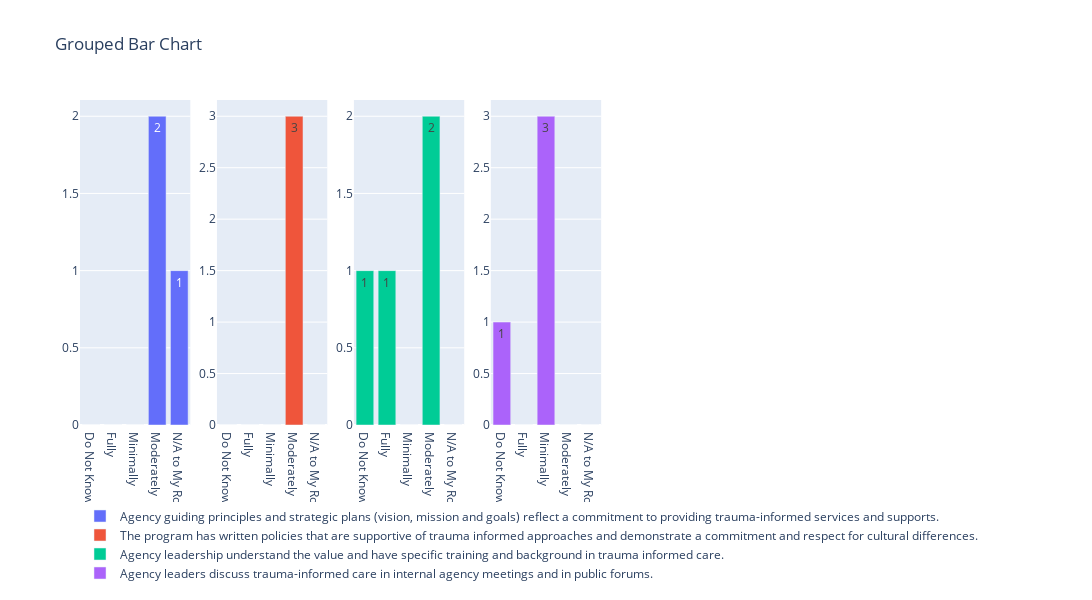

Source (notebook cell):
### Code cell
questions = question_df["Questions"]
categories = question_df.columns[1:-1]
fig = go.Figure()
fig = make_subplots(rows=1, cols=len(df))

# Adding traces for each question
for i, question in enumerate(question_df['Questions']):
    values = question_df.loc[question_df['Questions'] == question, categories].values.flatten()
    text_values = [str(val) if val != 0 else "0" for val in values]  # Replace zero values with "0"
    trace = go.Bar(
        x=categories,
        y=values,
        text=text_values,
        textposition='auto',
        name=question
    )
    fig.add_trace(trace, row=1, col=i+1)

    

fig.update_layout(
    title='Grouped Bar Chart',
    barmode='group',
    autosize=False,
    legend=dict(x=0, y=-0.5),
    width=1800,
    height=600
)
fig.show()

### Figure 1 — Plotly figure (JSON) as saved in the notebook; plotly's stock layout.template omitted (floating-point values rounded to 4 significant figures)
{"data": [{"name": "Agency guiding principles and strategic plans (vision, mission and goals) reflect a commitment to providing trauma-informed services and supports.", "text": ["0", "0", "0", "2", "1"], "textposition": "auto", "type": "bar", "x": ["Do Not Know", "Fully", "Minimally", "Moderately", "N/A to My Role"], "xaxis": "x", "y": [0, 0, 0, 2, 1], "yaxis": "y"}, {"name": "The program has written policies that are supportive of trauma informed approaches and demonstrate a commitment and respect for cultural differences.", "text": ["0", "0", "0", "3", "0"], "textposition": "auto", "type": "bar", "x": ["Do Not Know", "Fully", "Minimally", "Moderately", "N/A to My Role"], "xaxis": "x2", "y": [0, 0, 0, 3, 0], "yaxis": "y2"}, {"name": "Agency leadership understand the value and have specific training and background in trauma informed care.", "text": ["1", "1", "0", "2", "0"], "textposition": "auto", "type": "bar", "x": ["Do Not Know", "Fully", "Minimally", "Moderately", "N/A to My Role"], "xaxis": "x3", "y": [1, 1, 0, 2, 0], "yaxis": "y3"}, {"name": "Agency leaders discuss trauma-informed care in internal agency meetings and in public forums.", "text": ["1", "0", "3", "0", "0"], "textposition": "auto", "type": "bar", "x": ["Do Not Know", "Fully", "Minimally", "Moderately", "N/A to My Role"], "xaxis": "x4", "y": [1, 0, 3, 0, 0], "yaxis": "y4"}], "layout": {"autosize": false, "barmode": "group", "height": 600, "legend": {"x": 0, "y": -0.5}, "title": {"text": "Grouped Bar Chart"}, "width": 1800, "xaxis": {"anchor": "y", "domain": [0, 0.1184]}, "xaxis2": {"anchor": "y2", "domain": [0.1469, 0.2653]}, "xaxis3": {"anchor": "y3", "domain": [0.2939, 0.4122]}, "xaxis4": {"anchor": "y4", "domain": [0.4408, 0.5592]}, "xaxis5": {"anchor": "y5", "domain": [0.5878, 0.7061]}, "xaxis6": {"anchor": "y6", "domain": [0.7347, 0.8531]}, "xaxis7": {"anchor": "y7", "domain": [0.8816, 1.0]}, "yaxis": {"anchor": "x", "domain": [0, 1]}, "yaxis2": {"anchor": "x2", "domain": [0, 1]}, "yaxis3": {"anchor": "x3", "domain": [0, 1]}, "yaxis4": {"anchor": "x4", "domain": [0, 1]}, "yaxis5": {"anchor": "x5", "domain": [0, 1]}, "yaxis6": {"anchor": "x6", "domain": [0, 1]}, "yaxis7": {"anchor": "x7", "domain": [0, 1]}}}
